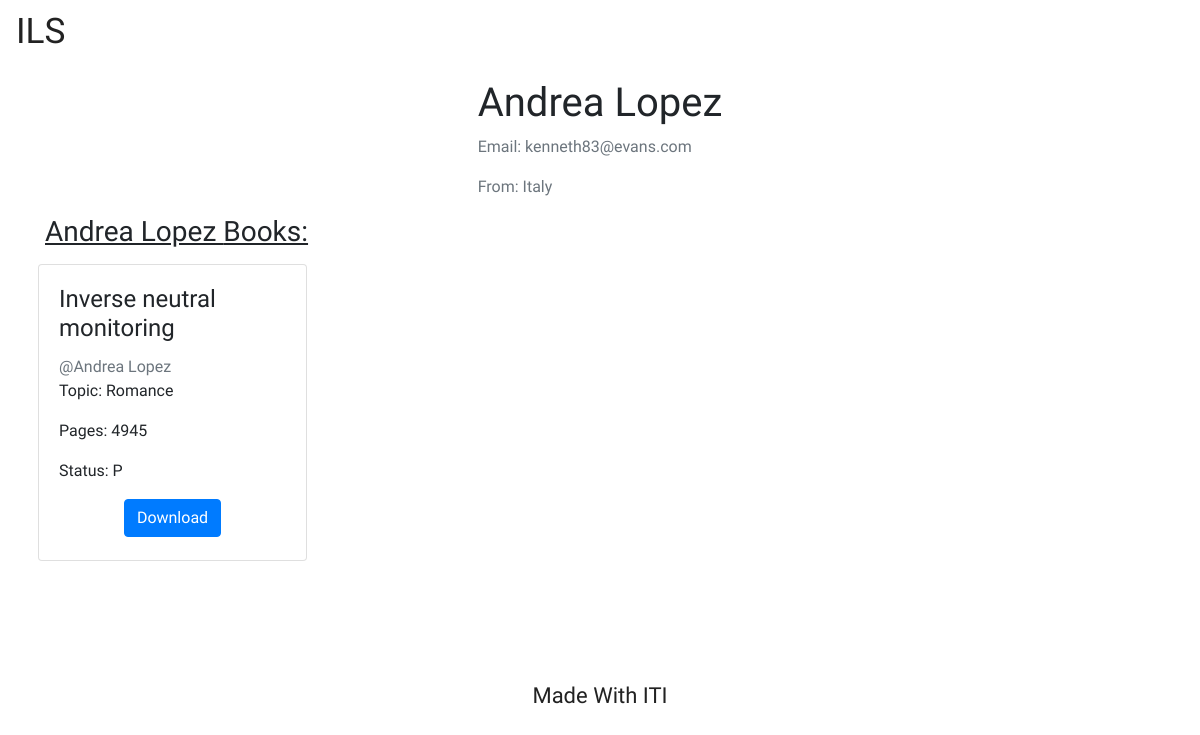
Page /author/author_details/36 on the committed database.
### Author/models.py (models this page shows, shortened)
class Author(models.Model):
    name = models.CharField(max_length=128)
    email = models.CharField(max_length=128)
    nationallity = CountryField()
    def __str__(self):
        return self.name

### Book/models.py (models this page shows, shortened)
class Book(models.Model):
    title = models.CharField(max_length=128)
    publish_date = models.DateField()
    number_of_pages = fields.IntegerRangeField(min_value=1, max_value=5000)
    P = 'P'
    W = 'W'
    D = 'D'
    STATUS_FIELDS = (
        (P, "Published"),
        (W, "Withdrawn"),
        (D, "Draft")
    )
    status = models.CharField(choices=STATUS_FIELDS, max_length=1, default=P)
    author = models.ForeignKey(Author, on_delete=models.CASCADE, related_name='author_books')
    topic = models.ForeignKey(Topic, on_delete=models.CASCADE, related_name='topic_books')

class Topic(models.Model):
    name = models.CharField(max_length=128)
    def __str__(self):
        return self.name

### Author/views.py (the view)
# urls.py: path('author_details/<int:pk>', views.AuthorDetailView.as_view(), name='author_details'),
class AuthorDetailView(generic.DetailView):
    model = Author
    template_name = 'Author/author_details.html'
    def get_context_data(self, **kwargs):
        context = super().get_context_data(**kwargs)
        return context

### Author/templates/Author/author_details.html (shortened to what this page needs)
{% extends 'base.html' %}
{% block content %}
    <div class="d-flex justify-content-center">
        <div class="d-flex flex-column">
            <h1>{{ object.name }}</h1>
            <p class="text-muted">Email: {{ object.email }}</p>
            <p class="text-muted">From: {{ object.nationallity }}</p>
        </div>
    </div>
    <h3 style="text-decoration: underline;">{{ object.name }} Books:</h3>
    <div class="row d-flex justify-content-start">
        {% for b in object.author_books.all %}
            <div class="col-md-3 col-12 p-2">
                <div class="card" style="min-height: 101%;">
                    <div class="card-body">
                        <h4 class="card-title">{{ b.title }}</h4>
                        <a href="{% url 'author:author_details' pk=b.author.pk %}" class="text-muted">@{{ b.author }}</a>
                        <p class="card-text">Topic: {{ b.topic }}</p>
                        <p class="card-text">Pages: {{ b.number_of_pages }}</p>
                        <p class="card-text">Status: {{ b.status }}</p>
                        <div class="d-flex justify-content-around">
                            <a href="https://www.google.com" class="card-link btn btn-primary">Download</a>
                        </div>
                    </div>
                </div>
            </div>
        {% endfor %}
    </div>
{% endblock content %}

### static/css/base.css (style rules this page uses)
html,body { width: 100%; height: 100%; font-family: 'Sedgwick Ave', cursive; }

### rows in the picture
Author: name "Andrea Lopez", email "kenneth83@evans.com", nationallity "Italy"
Book: title "Inverse neutral monitoring", author "Andrea Lopez", topic "Romance", number_of_pages "4945", status "P"
